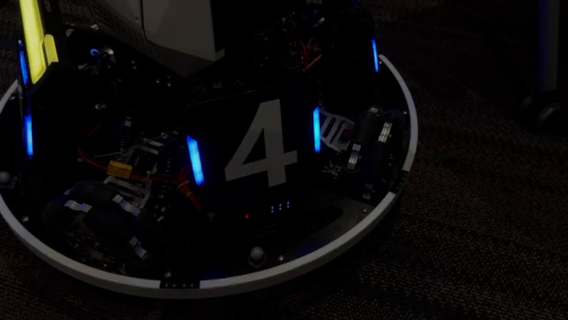
#> input picture frame 35 of Resources/stream.mp4, 568 x 320 px
$ python colorPicker.py
#> lines starting #> are read from the running program, lines starting #| are printed output that depends on the picture; after the words box and inside, x2 and y2 are one past the last pixel; in counts of white or black regions, pixels touching at a corner belong together
import cv2
import numpy as np

cap = cv2.VideoCapture("Resources/stream.mp4")
cap.set(3, 640)
cap.set(4, 480)


def nothing(x):
    pass


cv2.namedWindow("Trackbars")
cv2.resizeWindow("Trackbars", 640, 240)
cv2.createTrackbar("Hue Min", "Trackbars", 0, 179, nothing)
cv2.createTrackbar("Hue Max", "Trackbars", 179, 179, nothing)
cv2.createTrackbar("Sat Min", "Trackbars", 0, 255, nothing)
cv2.createTrackbar("Sat Max", "Trackbars", 255, 255, nothing)
cv2.createTrackbar("Val Min", "Trackbars", 0, 255, nothing)
cv2.createTrackbar("Val Max", "Trackbars", 255, 255, nothing)

cv2.setTrackbarPos("Hue Min", "Trackbars", 73)
cv2.setTrackbarPos("Hue Max", "Trackbars", 118)
cv2.setTrackbarPos("Sat Min", "Trackbars", 86)
cv2.setTrackbarPos("Sat Max", "Trackbars", 226)
cv2.setTrackbarPos("Val Min", "Trackbars", 128)
cv2.setTrackbarPos("Val Max", "Trackbars", 255)


while True:
    success, img = cap.read()
#> img is the input picture: shape (320, 568, 3); mean B, G, R 10.4, 10.3, 11.1
    if not success:
        cap.set(cv2.CAP_PROP_POS_FRAMES, 0)
        continue
    imgBlur = cv2.GaussianBlur(img, (7, 7), 1)
    imgHSV = cv2.cvtColor(imgBlur, cv2.COLOR_BGR2HSV)
#> imgHSV: shape (320, 568, 3); mean H, S, V 49.5, 90.8, 13.2

    h_min = cv2.getTrackbarPos("Hue Min", "Trackbars")
    h_max = cv2.getTrackbarPos("Hue Max", "Trackbars")
    s_min = cv2.getTrackbarPos("Sat Min", "Trackbars")
    s_max = cv2.getTrackbarPos("Sat Max", "Trackbars")
    v_min = cv2.getTrackbarPos("Val Min", "Trackbars")
    v_max = cv2.getTrackbarPos("Val Max", "Trackbars")

    lower = np.array([h_min, s_min, v_min])
    upper = np.array([h_max, s_max, v_max])
    mask = cv2.inRange(imgHSV, lower, upper)
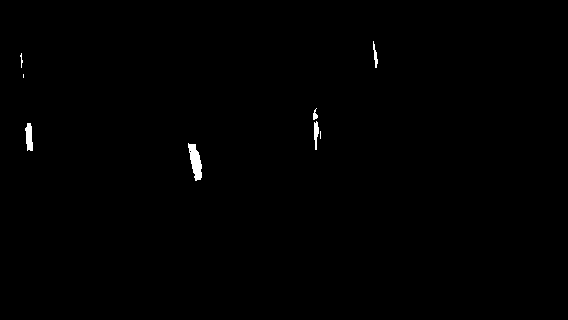
#> mask: shape (320, 568); 0.39% white; 8 white regions (2 under 20 px), largest, box (x1, y1, x2, y2) and area: (188, 143, 202, 181) 316, (25, 123, 33, 151) 164, (314, 121, 319, 150) 96, (373, 41, 378, 68) 64, (313, 108, 318, 120) 35, (20, 53, 23, 68) 20

    cv2.imshow("Image Blur", imgBlur)
    # cv2.imshow("HSV", imgHSV)
    cv2.imshow("Mask", mask)

    k = cv2.waitKey(1)
#> (key q is pressed here)
    if k == ord("q"):
        cv2.destroyAllWindows()
        break

$ run again, starting later in the video
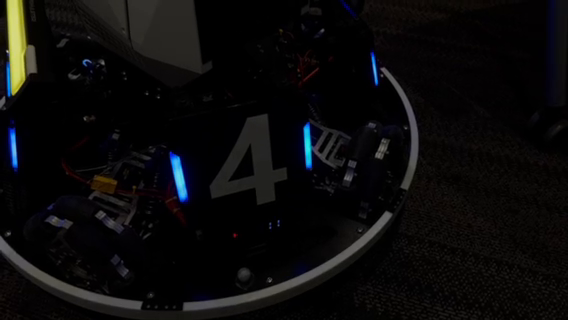
#> input picture frame 158 of Resources/stream.mp4, 568 x 320 px
#> img is the input picture: shape (320, 568, 3); mean B, G, R 10.8, 10.6, 11.2
#> imgHSV: shape (320, 568, 3); mean H, S, V 50.1, 83.5, 13.4
#> `mask = cv2.inRange(imgHSV, lower, upper)`:
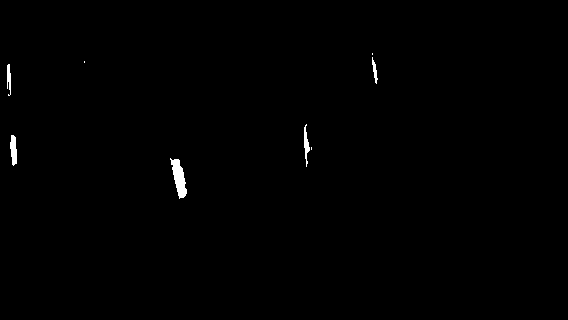
#> mask: shape (320, 568); 0.45% white; 8 white regions (3 under 20 px), largest, box (x1, y1, x2, y2) and area: (170, 158, 187, 199) 368, (10, 135, 17, 166) 161, (304, 124, 310, 167) 123, (7, 64, 11, 96) 93, (372, 57, 378, 84) 71

$ run again, starting later in the video
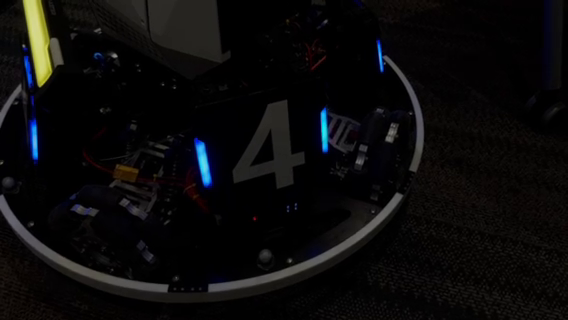
#> input picture frame 282 of Resources/stream.mp4, 568 x 320 px
#> img is the input picture: shape (320, 568, 3); mean B, G, R 10.8, 10.6, 11.2
#> imgHSV: shape (320, 568, 3); mean H, S, V 49.8, 84.1, 13.4
#> `mask = cv2.inRange(imgHSV, lower, upper)`:
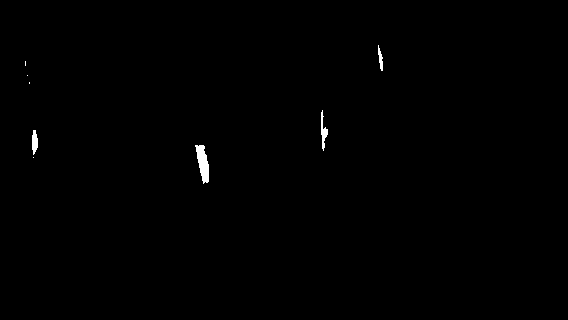
#> mask: shape (320, 568); 0.36% white; 8 white regions (4 under 20 px), largest, box (x1, y1, x2, y2) and area: (195, 145, 209, 184) 328, (321, 110, 328, 151) 128, (32, 130, 38, 155) 112, (378, 45, 383, 71) 72
